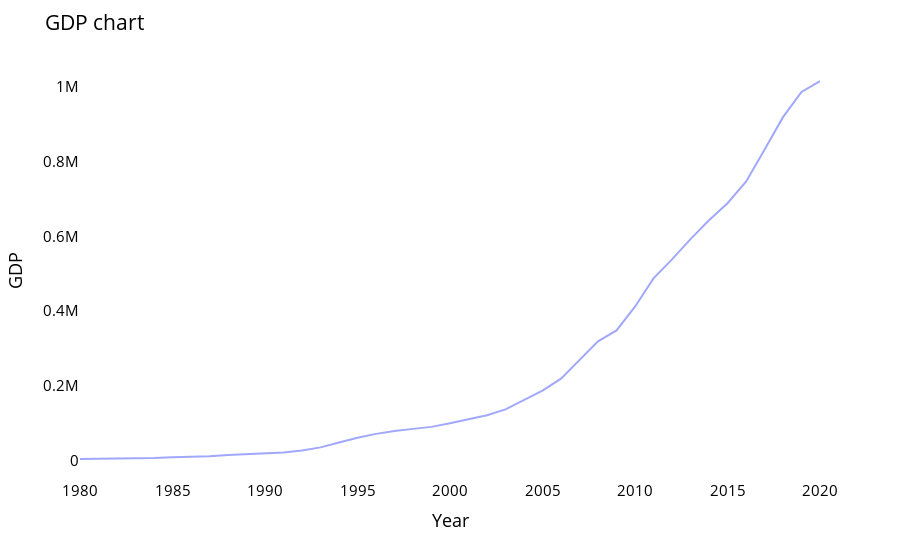

Notebook cell for this chart:
### Code cell
import matplotlib.pyplot as plt
# ! pip install plotly
import plotly.graph_objects as go
import plotly.express as px
from plotly.subplots import make_subplots

fig = px.line(gdp, x=gdp.Year, y=gdp.GDP)
fig.update_traces(marker_line_width=2, opacity=0.6)
fig.update_layout(title_text='GDP chart', plot_bgcolor='white', font_size=15, font_color='black')
fig.update_xaxes(showgrid=False)
fig.update_yaxes(showgrid=False)
fig.show()

### Figure 1 — Plotly figure (JSON) as saved in the notebook; plotly's stock layout.template omitted (floating-point values rounded to 4 significant figures)
{"data": [{"hovertemplate": "Year=%{x}<br>GDP=%{y}<extra></extra>", "legendgroup": "", "line": {"color": "#636efa", "dash": "solid"}, "marker": {"line": {"width": 2}, "symbol": "circle"}, "mode": "lines", "name": "", "opacity": 0.6, "orientation": "v", "showlegend": false, "type": "scatter", "x": [1980, 1981, 1982, 1983, 1984, 1985, 1986, 1987, 1988, 1989, 1990, 1991, 1992, 1993, 1994, 1995, 1996, 1997, 1998, 1999, 2000, 2001, 2002, 2003, 2004, 2005, 2006, 2007, 2008, 2009, 2010, 2011, 2012, 2013, 2014, 2015, 2016, 2017, 2018, 2019, 2020], "xaxis": "x", "y": [4588.0, 4936.0, 5373.0, 6021.0, 7278.0, 9099.0, 10380.0, 12170.0, 15180.0, 17180.0, 18870.0, 22010.0, 27190.0, 35670.0, 48640.0, 61340.0, 71810.0, 79715, 85200.0, 90560.0, 100300.0, 110900.0, 121700.0, 137422, 161800.0, 187300.0, 219400.0, 270100.0, 319200.0, 348500.0, 412100.0, 487900.0, 538580, 593000.0, 643600.0, 688900.0, 746400.0, 832000.0, 919300.0, 986500.0, 1016000.0], "yaxis": "y"}], "layout": {"font": {"color": "black", "size": 15}, "legend": {"tracegroupgap": 0}, "margin": {"t": 60}, "plot_bgcolor": "white", "title": {"text": "GDP chart"}, "xaxis": {"anchor": "y", "domain": [0, 1], "showgrid": false, "title": {"text": "Year"}}, "yaxis": {"anchor": "x", "domain": [0, 1], "showgrid": false, "title": {"text": "GDP"}}}}
